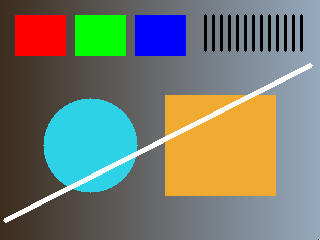
#> input picture 20261104/01_기본필수/scene.png, 320 x 240 px
$ python 07_project.py
#> lines starting #> are read from the running program, lines starting #| are printed output that depends on the picture; after the words box and inside, x2 and y2 are one past the last pixel; in counts of white or black regions, pixels touching at a corner belong together
"""
[실습 B07~B09: 이미지 전처리 및 동영상 엣지 검출]

1. 이미지 전처리(Image Preprocessing)
   - 모델이나 영상 처리 작업을 수행하기 전에 데이터를 원하는 형태로 가공하는 과정입니다.
   - 이번 실습에서는 컬러 이미지를 흑백으로 변환하고 크기를 축소합니다.
   - 이미지의 크기와 채널을 통일하면 후속 처리 작업이 편리해집니다.

2. Grayscale(그레이스케일)
   - 컬러 이미지의 색상 정보를 제거하고 밝기 정보만 남긴 흑백 이미지입니다.
   - cv2.cvtColor(image, cv2.COLOR_BGR2GRAY)를 사용합니다.
   - BGR 3채널 이미지가 Gray 1채널 이미지로 변환됩니다.
   - 색상보다 밝기와 윤곽선이 중요한 영상 처리 작업에 사용합니다.

3. Resize(이미지 크기 조절)
   - cv2.resize()를 사용하여 이미지의 너비와 높이를 변경합니다.
   - cv2.resize(image, (너비, 높이)) 형식으로 사용합니다.
   - 크기를 직접 지정할 때는 너비가 먼저, 높이가 다음입니다.
   - 이미지 크기를 통일하면 연산량을 줄이고 처리하기 쉬워집니다.

4. Canny Edge Detection(캐니 엣지 검출)
   - 이미지에서 물체의 윤곽선이나 경계선을 검출하는 알고리즘입니다.
   - cv2.Canny(image, threshold1, threshold2)를 사용합니다.
   - threshold1: 낮은 임계값
   - threshold2: 높은 임계값
   - 픽셀의 밝기 변화가 큰 경계 영역을 찾아냅니다.
   - 결과는 일반적으로 검은 배경에 흰색 윤곽선이 표시된 이미지입니다.

5. Path와 파일 이름 처리
   - Path(filename).stem: 파일 이름에서 확장자를 제외한 이름을 가져옵니다.
   - 예: scene.png → scene
   - 파일 이름을 조합하여 여러 입력 이미지의 결과를 구분해서 저장할 수 있습니다.

6. NumPy 배열과 픽셀 개수
   - 이미지도 NumPy 배열로 처리됩니다.
   - np.count_nonzero(edge): 배열에서 0이 아닌 값의 개수를 계산합니다.
   - Canny 결과에서는 흰색으로 검출된 엣지 픽셀의 개수를 확인할 수 있습니다.

7. VideoCapture(동영상 읽기)
   - cv2.VideoCapture()는 동영상 파일을 읽기 위한 객체를 생성합니다.
   - cap.read(): 동영상에서 프레임 하나를 읽습니다.
   - 반환값은 (성공 여부, 프레임 이미지)입니다.
   - 성공 여부가 False이면 읽을 프레임이 없거나 읽기에 실패한 것입니다.
   - FPS(Frame Per Second)는 1초에 재생되는 프레임 수입니다.

8. VideoWriter(동영상 저장)
   - cv2.VideoWriter()는 처리한 프레임을 동영상 파일로 저장합니다.
   - VideoWriter_fourcc(): 동영상 압축 코덱을 지정합니다.
   - MJPG: Motion JPEG 방식의 코덱입니다.
   - FPS: 저장할 영상의 초당 프레임 수입니다.
   - (160, 120): 저장할 영상의 너비와 높이입니다.
   - writer.write(): 처리한 프레임을 영상에 기록합니다.

9. Gray와 BGR 채널 변환
   - Gray 이미지는 1채널, BGR 이미지는 3채널입니다.
   - cv2.COLOR_GRAY2BGR: 흑백 이미지를 3채널 BGR 이미지로 변환합니다.
   - VideoWriter에 프레임을 전달할 때 지정한 형식과 채널을 맞춰야 합니다.

10. CSV 파일 저장
    - CSV(Comma-Separated Values)는 쉼표로 데이터를 구분하여 저장하는 형식입니다.
    - csv.writer(): CSV 데이터를 기록하기 위한 객체를 생성합니다.
    - writerow(): 한 줄의 데이터를 기록합니다.
    - writerows(): 여러 줄의 데이터를 한 번에 기록합니다.
    - 이미지 처리 결과의 파일명, 크기, 엣지 픽셀 수 등을 표 형태로 저장할 수 있습니다.

11. 리소스 해제와 결과 검증
    - cap.release(): 동영상 읽기 객체의 리소스를 해제합니다.
    - writer.release(): 동영상 저장 객체의 리소스를 해제합니다.
    - check.get(): 저장된 동영상의 프레임 수와 FPS 등을 확인합니다.
    - 저장 성공 메시지만 확인하는 것이 아니라 실제 파일을 다시 읽어 결과를 검증합니다.
"""

from pathlib import Path
import os
import cv2
import numpy as np

# 제공 코드: 어느 작업 폴더에서 실행해도 현재 파일 옆의 입력을 읽습니다.
# OpenCV에는 영문 상대 경로를 전달합니다. 원본 파일은 덮어쓰지 않습니다.
# 현재 Python 파일이 위치한 폴더를 작업 디렉터리로 변경합니다.
os.chdir(Path(__file__).resolve().parent)

import csv

# 결과 이름의 p07_ 접두어가 입력 파일 덮어쓰기를 방지합니다.
# 여러 이미지의 처리 결과를 저장할 목록입니다.
# 각 이미지의 파일명, 원본 크기, 축소 크기, 엣지 픽셀 수를 기록합니다.
rows = []

# 처리할 이미지 파일 3개를 순회합니다.
# 반복문을 사용하면 동일한 이미지 처리 작업을 여러 파일에 적용할 수 있습니다.
for filename in ["scene.png", "noisy.png", "objects.png"]:

    # 이미지 파일을 불러옵니다.
    # OpenCV는 이미지를 BGR 순서의 NumPy 배열로 읽어옵니다.
    image = cv2.imread(filename)
#> image is the input picture: shape (240, 320, 3); mean B, G, R 111, 124.4, 118.4

    # >>> TODO B07
    # image를 Gray로 만든 뒤 (너비160, 높이120)으로 축소하세요. 변수는 gray, small입니다.

    # 컬러 이미지(BGR)를 흑백 이미지(Gray)로 변환합니다.
    # COLOR_BGR2GRAY는 BGR 3채널을 Gray 1채널로 변환하는 옵션입니다.
    gray = cv2.cvtColor(image, cv2.COLOR_BGR2GRAY)
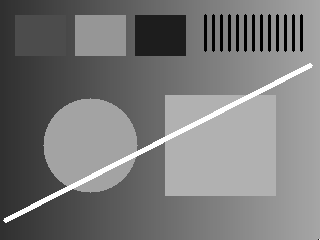
#> gray: shape (240, 320); min 0, max 255, mean 121

    # 흑백 이미지의 크기를 너비 160px, 높이 120px로 축소합니다.
    # cv2.resize()의 크기 인자는 (너비, 높이) 순서입니다.
    small = cv2.resize(gray, (160, 120))
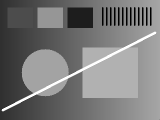
#> small: shape (120, 160); min 0, max 255, mean 121.1

    # <<< TODO B07

    # >>> TODO B08
    # 축소한 small에 Canny 80,160을 적용하여 edge를 만드세요.

    # 축소한 흑백 이미지에 Canny 엣지 검출을 적용합니다.
    # 80은 낮은 임계값, 160은 높은 임계값입니다.
    # 검출된 윤곽선은 edge 변수에 저장됩니다.
    edge = cv2.Canny(small, 80, 160)
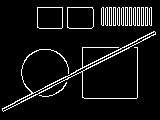
#> edge: shape (120, 160); 7.6% white in thin lines or dots, all inside (x1, y1, x2, y2) = (2, 7, 156, 112)

    # <<< TODO B08

    # Path(filename).stem은 확장자를 제외한 파일 이름을 가져옵니다.
    # 예: scene.png → scene
    stem = Path(filename).stem

    # 처리된 흑백 이미지를 PNG 파일로 저장합니다.
    cv2.imwrite(f"p07_{stem}_gray.png", gray)

    # 크기를 축소한 이미지를 PNG 파일로 저장합니다.
    cv2.imwrite(f"p07_{stem}_small.png", small)

    # Canny 엣지 검출 결과를 PNG 파일로 저장합니다.
    cv2.imwrite(f"p07_{stem}_edge.png", edge)

    # 현재 이미지의 처리 결과를 목록에 추가합니다.
    # image.shape[1]: 원본 이미지 너비
    # image.shape[0]: 원본 이미지 높이
    # small.shape[1]: 축소 이미지 너비
    # small.shape[0]: 축소 이미지 높이
    # np.count_nonzero(edge): 검출된 흰색 엣지 픽셀 개수
    rows.append([
        filename,
        image.shape[1],
        image.shape[0],
        small.shape[1],
        small.shape[0],
        int(np.count_nonzero(edge))
    ])
#> pass 2 of the loop `for filename in ["scene.png", "noisy.png", "objects.png"]:`:
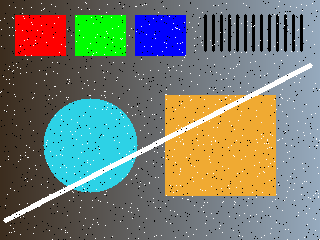
#> input picture 20261104/01_기본필수/noisy.png, 320 x 240 px
#> image is the input picture: shape (240, 320, 3); mean B, G, R 111.3, 124.4, 118.5
#> `small = cv2.resize(gray, (160, 120))`:
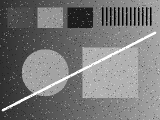
#> small: shape (120, 160); min 0, max 255, mean 121.2
#> `edge = cv2.Canny(small, 80, 160)`:
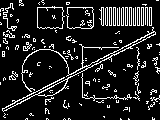
#> edge: shape (120, 160); 12.9% white in thin lines or dots
#> pass 3 of the loop `for filename in ["scene.png", "noisy.png", "objects.png"]:`:
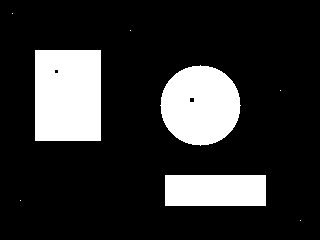
#> input picture 20261104/01_기본필수/objects.png, 320 x 240 px
#> image is the input picture: shape (240, 320, 3); 18.4% white; 8 white regions (5 under 20 px), largest, box (x1, y1, x2, y2) and area: (35, 50, 101, 141) 5997, (160, 65, 241, 146) 5009, (165, 175, 266, 206) 3131
#> `edge = cv2.Canny(small, 80, 160)`:
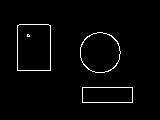
#> edge: shape (120, 160); 2.3% white in thin lines or dots, all inside (x1, y1, x2, y2) = (17, 24, 133, 103)


# --------------------------------------------------
# 동영상 처리
# --------------------------------------------------

# sample.avi 동영상 파일을 읽기 위한 객체를 생성합니다.
cap = cv2.VideoCapture("sample.avi")

# 원본 동영상의 FPS를 가져옵니다.
# FPS는 1초 동안 재생되는 프레임 수를 의미합니다.
fps = cap.get(cv2.CAP_PROP_FPS)

# 처리된 프레임을 저장할 동영상 객체를 생성합니다.
#
# 인자 설명:
# 1. "p07_video.avi": 저장할 동영상 파일명
# 2. cv2.VideoWriter_fourcc(*"MJPG"): 사용할 압축 코덱
# 3. fps: 저장할 동영상의 초당 프레임 수
# 4. (160, 120): 저장할 프레임의 너비와 높이
writer = cv2.VideoWriter(
    "p07_video.avi",
    cv2.VideoWriter_fourcc(*"MJPG"),
    fps,
    (160, 120)
)

# VideoWriter 객체가 정상적으로 생성되었는지 확인합니다.
# True이면 동영상 저장 준비가 완료된 것입니다.
print("Writer:", writer.isOpened())

# 실제로 처리한 동영상 프레임 수를 기록할 변수입니다.
count = 0

# 동영상 읽기 객체와 저장 객체가 모두 정상적으로 열려 있는 동안 반복합니다.
while cap.isOpened() and writer.isOpened():

    # 동영상에서 프레임 하나를 읽어옵니다.
    # ok: 프레임 읽기 성공 여부
    # frame: 읽어온 프레임 이미지
    ok, frame = cap.read()
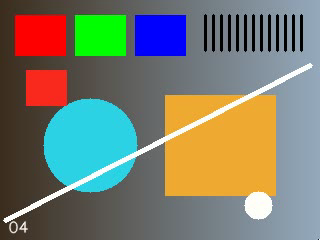
#> input picture frame 4 of 20261104/01_기본필수/sample.avi, 320 x 240 px
#> frame is the input picture: shape (240, 320, 3); mean B, G, R 110.2, 124.6, 121.5

    # 프레임을 읽지 못했다면 반복문을 종료합니다.
    # 동영상의 마지막 프레임에 도달한 경우에도 False가 반환됩니다.
    if not ok:
        break

    # >>> TODO B09
    # 각 frame에도 같은 Gray→160×120 Resize→Canny 순서를 적용하세요. 마지막 변수는 frame_edge입니다.

    # 현재 동영상 프레임을 흑백 이미지로 변환합니다.
    # 컬러 프레임의 BGR 3채널을 Gray 1채널로 변환합니다.
    frame_gray = cv2.cvtColor(frame, cv2.COLOR_BGR2GRAY)
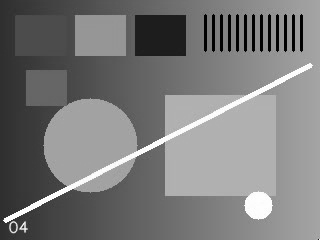
#> frame_gray: shape (240, 320); min 0, max 255, mean 122

    # 흑백 프레임의 크기를 너비 160px, 높이 120px로 축소합니다.
    frame_small = cv2.resize(frame_gray, (160, 120))
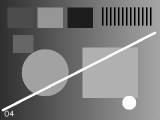
#> frame_small: shape (120, 160); min 0, max 255, mean 122.1

    # 축소된 프레임에 Canny 엣지 검출을 적용합니다.
    # 80은 낮은 임계값, 160은 높은 임계값입니다.
    frame_edge = cv2.Canny(frame_small, 80, 160)
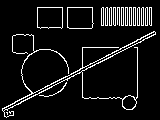
#> frame_edge: shape (120, 160); 8.2% white in thin lines or dots, all inside (x1, y1, x2, y2) = (2, 7, 156, 118)

    # <<< TODO B09

    # Canny 결과는 Gray 1채널 이미지입니다.
    # VideoWriter에 전달할 3채널 BGR 이미지로 변환합니다.
    # 변환한 프레임을 출력 동영상에 기록합니다.
    writer.write(cv2.cvtColor(frame_edge, cv2.COLOR_GRAY2BGR))

    # 프레임 하나의 처리가 끝났으므로 카운트를 1 증가시킵니다.
    count += 1

# 동영상 읽기 객체의 리소스를 해제합니다.
# 파일을 정상적으로 닫고 사용하던 자원을 반환합니다.
cap.release()

# 동영상 저장 객체의 리소스를 해제합니다.
# 남아 있는 영상 데이터를 파일에 마무리하여 기록합니다.
writer.release()


# --------------------------------------------------
# CSV 결과 저장
# --------------------------------------------------

# CSV 파일을 쓰기 모드로 엽니다.
# encoding="utf-8-sig": Excel 등에서 한글이 깨지는 문제를 줄이기 위한 인코딩입니다.
# newline="": CSV 작성 시 불필요한 빈 줄이 생기는 문제를 방지합니다.
with open("p07_summary.csv", "w", encoding="utf-8-sig", newline="") as f:

    # CSV 파일에 데이터를 기록할 writer 객체를 생성합니다.
    output = csv.writer(f)

    # CSV의 첫 번째 줄에 각 열의 제목을 기록합니다.
    output.writerow([
        "source",
        "source_w",
        "source_h",
        "output_w",
        "output_h",
        "edge_pixels"
    ])

    # rows에 모아둔 각 이미지의 처리 결과를 CSV에 기록합니다.
    output.writerows(rows)


# --------------------------------------------------
# 저장 결과 재검증
# --------------------------------------------------

# 실습08: 파일을 실제로 다시 읽습니다. 성공 메시지만으로 완료 판단하지 않습니다.

# 저장한 p07_video.avi 파일을 다시 읽기 위한 객체를 생성합니다.
check = cv2.VideoCapture("p07_video.avi")

# 처리된 이미지 파일 개수와 동영상 프레임 개수를 출력합니다.
print("이미지 수/Frame 수:", len(rows), count)

# 저장된 흑백 엣지 이미지를 다시 읽어옵니다.
# 두 번째 인자 0은 흑백 모드로 이미지를 읽겠다는 의미입니다.
#
# shape를 통해 실제 저장된 이미지의 높이와 너비를 확인합니다.
print("재읽기 이미지 Shape:", cv2.imread("p07_scene_edge.png", 0).shape)

# 저장된 동영상에서 실제 프레임 개수를 가져옵니다.
# CAP_PROP_FRAME_COUNT: 전체 프레임 수
# CAP_PROP_FPS: 초당 프레임 수
#
# int()는 프레임 개수를 일반 정수로 변환합니다.
print(
    "재읽기 영상 Frame/FPS:",
    int(check.get(cv2.CAP_PROP_FRAME_COUNT)),
    check.get(cv2.CAP_PROP_FPS)
)

# 저장된 동영상의 읽기 객체를 해제합니다.
check.release()

# 최종적으로 생성된 결과 파일의 종류와 개수를 안내합니다.
# 이미지 3개 × 결과 3종류 = PNG 9개
# 동영상 1개 = AVI 1개
# 처리 결과 표 = CSV 1개
print("결과: p07_ PNG 9개 + AVI 1개 + CSV 1개")
